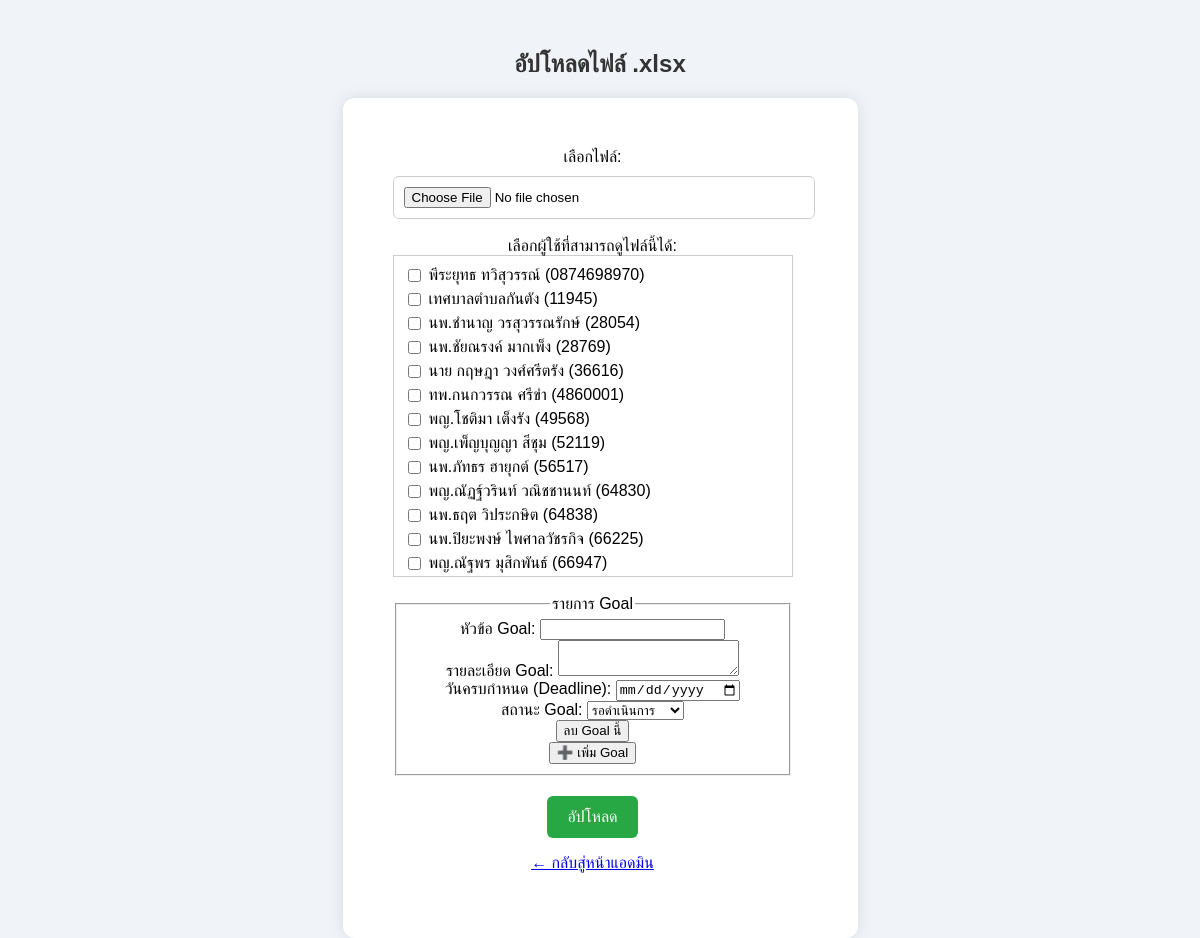
The page /php/upload_form.php (signed in) on the database its author committed.
### tables this page shows
CREATE TABLE `user_his` (
  `id` int(11) NOT NULL,
  `role` enum('user','admin') NOT NULL,
  `username` varchar(50) NOT NULL,
  `name` varchar(50) NOT NULL,
  `password` varchar(10) NOT NULL
);

### php/upload_form.php (the view, shortened to what this page needs)
<?php
include 'config_db.php';
$users = $conn->query("SELECT username, name FROM user_his WHERE role != 'admin'");
?>
<!DOCTYPE html>
<html lang="th">
<head>
    <link rel="stylesheet" href="../css/upload.css">
</head>
<body>
    <h2>อัปโหลดไฟล์ .xlsx</h2>
    <form action="upload_process.php" method="POST" enctype="multipart/form-data">
        <label>เลือกไฟล์:</label>
        <input type="file" name="excel_file" accept=".xlsx" required><br><br>
        <label>เลือกผู้ใช้ที่สามารถดูไฟล์นี้ได้:</label><br>
        <div class="checkbox-list">
            <?php while ($row = $users->fetch_assoc()): ?>
                <label>
                    <input type="checkbox" name="allowed_users[]" value="<?= htmlspecialchars($row['username']) ?>">
                    <?= htmlspecialchars($row['name']) ?> (<?= htmlspecialchars($row['username']) ?>)
                </label>
            <?php endwhile; ?>
        </div><br>
        <fieldset>
            <legend>รายการ Goal</legend>
            <div id="goal-container"></div>
            <button type="button" onclick="addGoal()">➕ เพิ่ม Goal</button>
        </fieldset>
        <input type="submit" value="อัปโหลด">
        <p><a class="back-link" href="admin.php">← กลับสู่หน้าแอดมิน</a></p>
    </form>
</body>
</html>

### css/upload.css (style rules this page uses)
body { font-family: 'Prompt', sans-serif; background-color: #f0f4f8; margin: 0; padding: 0; }
h2 { text-align: center; margin-top: 50px; color: #333; }
form { background-color: white; max-width: 400px; margin: auto auto; padding: 50px; padding-right: 65px; border-radius: 12px; box-shadow: 0 0 15px rgba(0,0,0,0.1); text-align: center; }
input[type="file"] { margin-top: 10px; padding: 10px; border-radius: 6px; border: 1px solid #ccc; width: 100%; }
input[type="submit"] { margin-top: 20px; background-color: #28a745; color: white; border: none; padding: 12px 20px; border-radius: 6px; font-size: 16px; cursor: pointer; transition: background-color 0.3s ease; }

### php/upload_form.php (style rules this page uses)
.checkbox-list { display: grid; grid-template-columns: repeat(auto-fill, minmax(250px, 1fr)); gap: 5px; max-height: 300px; overflow-y: auto; border: 1px solid #ccc; padding: 10px; }
.checkbox-list label { display: flex; align-items: center; gap: 5px; text-align: left; justify-content: flex-start; }

### rows shown on the page
user_his: name "พีระยุทธ ทวิสุวรรณ์", username "0874698970"
user_his: name "เทศบาลตำบลกันตัง", username "11945"
user_his: name "นพ.ชำนาญ วรสุวรรณรักษ์", username "28054"
user_his: name "นพ.ชัยณรงค์ มากเพ็ง", username "28769"
user_his: name "นาย กฤษฎา วงศ์ศรีตรัง", username "36616"
user_his: name "ทพ.กนกวรรณ ศรีขำ", username "4860001"
user_his: name "พญ.โชติมา เต็งรัง", username "49568"
user_his: name "พญ.เพ็ญบุญญา สีชุม", username "52119"
user_his: name "นพ.ภัทธร ฮายุกต์", username "56517"
user_his: name "พญ.ณัฏฐ์วรินท์ วณิชชานนท์", username "64830"
user_his: name "นพ.ธฤต วิประกษิต", username "64838"
user_his: name "นพ.ปิยะพงษ์ ไพศาลวัชรกิจ", username "66225"
user_his: name "พญ.ณัฐพร มุสิกพันธ์", username "66947"
